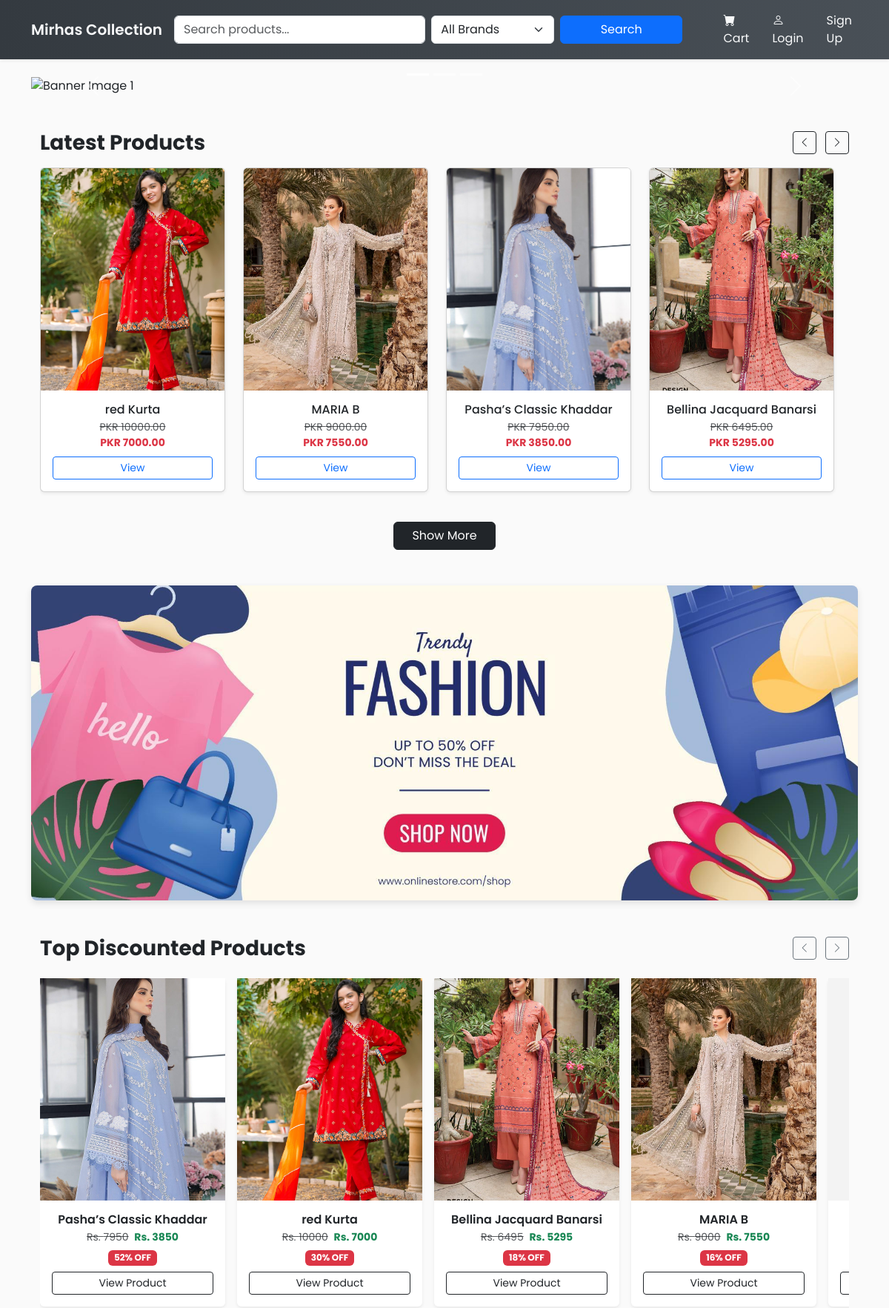
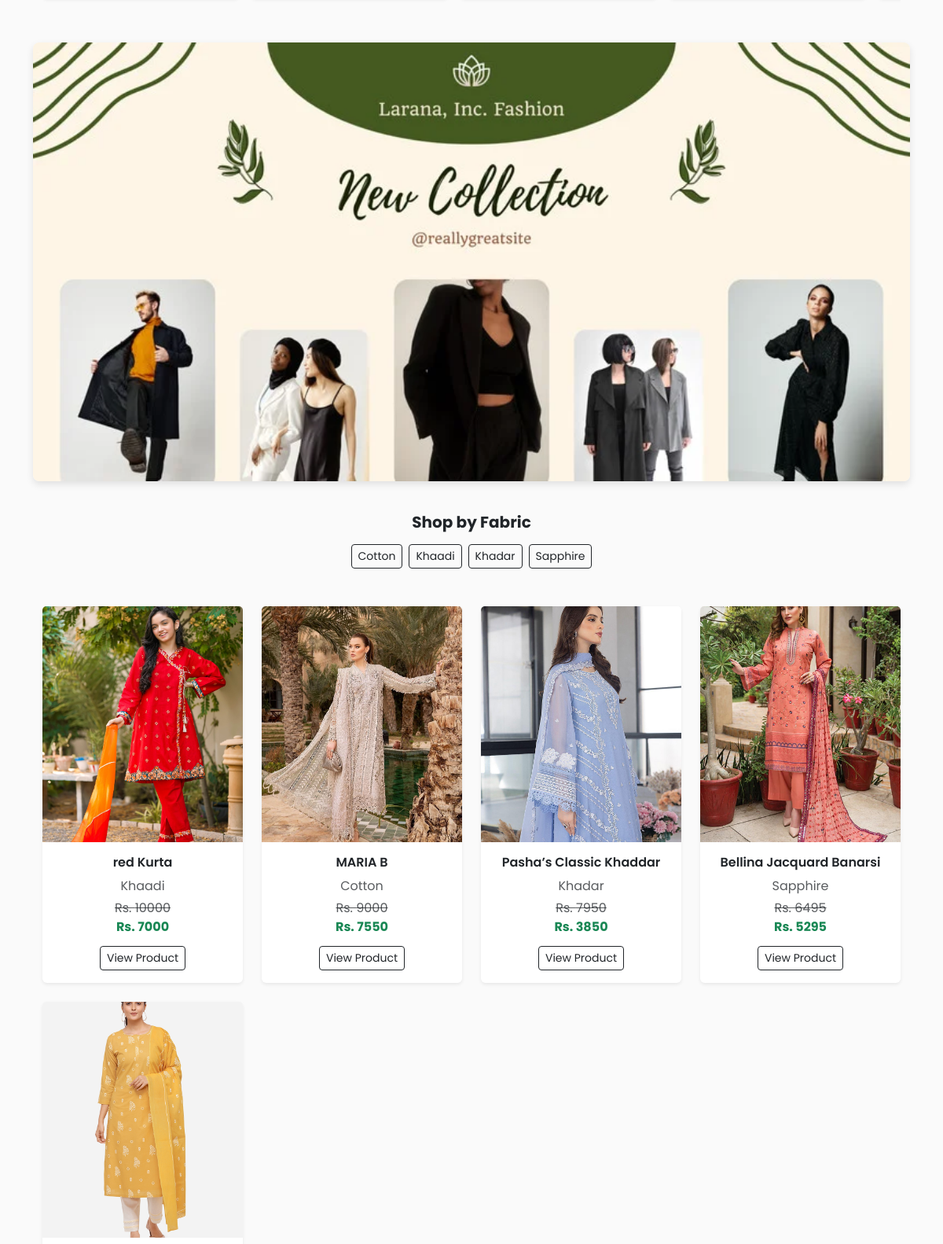
The page / (upper part) on the database its author committed (2 pictures, top to bottom).
### store/models.py (models this page shows, shortened)
class Product(models.Model):
    PRODUCT_TYPE_CHOICES = [
        ("stitched", "Stitched"),
        ("unstitched", "Unstitched"),
    ]
    PIECE_TYPE_CHOICES = [
        ("2-piece", "2 Piece"),
        ("3-piece", "3 Piece"),
    ]
    name = models.CharField(max_length=200)
    product_code = models.CharField(
        max_length=30,
        unique=True,
        editable=False,
        blank=True,
        help_text="Auto-generated unique SKU"
    )
    slug = models.SlugField(max_length=220, unique=True, blank=True)
    description = models.TextField(blank=True)
    about_product = models.TextField(blank=True, help_text="Detailed description for 'About the Product'")
    disclaimer = models.TextField(blank=True, help_text="Disclaimer for product")
    price = models.DecimalField(max_digits=10, decimal_places=2)
    discount_price = models.DecimalField(max_digits=10, decimal_places=2, null=True, blank=True)
    percentage_price = models.DecimalField(
        max_digits=5, decimal_places=2, null=True, blank=True,
        help_text="Stores the discount percentage (auto-calculated)"
    )
    product_type = models.CharField(max_length=20, choices=PRODUCT_TYPE_CHOICES, default="unstitched")
    piece_type = models.CharField(max_length=20, choices=PIECE_TYPE_CHOICES, default="3-piece")
    category = models.ForeignKey("Category", on_delete=models.SET_NULL, null=True, blank=True)
    fabric = models.CharField(max_length=100, blank=True, help_text="e.g. Lawn, Cotton, Silk")
    color = models.CharField(max_length=100, blank=True)
    sizes = models.CharField(max_length=100, blank=True, help_text="Comma-separated sizes e.g. S,M,L,XL")
    stock = models.PositiveIntegerField(default=0)
    is_active = models.BooleanField(default=True)
    image1 = models.ImageField(upload_to="products/", blank=True, null=True)
    image2 = models.ImageField(upload_to="products/", blank=True, null=True)
    delivery_nationwide = models.CharField(max_length=100, default="2-3 working days nationwide")
    delivery_international = models.CharField(max_length=100, default="International Dileveries are not currently avaiable")
    created_at = models.DateTimeField(auto_now_add=True)
    class Meta:
        ordering = ['-created_at']

### store/views.py (the view)
# urls.py: path('', views.ProductListView.as_view(), name='product_list'),
class ProductListView(ListView):
    model = Product
    template_name = 'store/product_list.html'
    context_object_name = 'products'
    paginate_by = 8
    def get_queryset(self):
        queryset = Product.objects.filter(is_active=True)
        query = self.request.GET.get('q')
        if query:
            queryset = queryset.filter(
                Q(name__icontains=query) | Q(description__icontains=query)
            )
        category_slug = self.request.GET.get('category')
        if category_slug:
            queryset = queryset.filter(category__slug=category_slug)
        fabric = self.request.GET.get('fabric')
        if fabric:
            queryset = queryset.filter(fabric__iexact=fabric)
        return queryset
    def get_context_data(self, **kwargs):
        context = super().get_context_data(**kwargs)
        context['categories'] = Category.objects.all()
        fabrics = (
            Product.objects.filter(is_active=True)
            .exclude(fabric__exact="")
            .values_list('fabric', flat=True)
        )
        unique_fabrics = sorted(set(f.strip().title() for f in fabrics if f))
        context['fabrics'] = unique_fabrics
        context['selected_fabric'] = self.request.GET.get('fabric')
        context['discounted_products'] = (
            Product.objects.filter(is_active=True, stock__gt=0, percentage_price__gt=0)
            .order_by('-percentage_price')[:10]
        )
        return context

### store/templates/store/product_list.html (shortened to what this page needs)
{% extends 'base.html' %}
{% block content %}
<div id="bannerCarousel" class="carousel slide carousel-fade" data-bs-ride="carousel">
    <div class="carousel-indicators">
        <button type="button" data-bs-target="#bannerCarousel" data-bs-slide-to="0" class="active" aria-current="true" aria-label="Slide 1"></button>
        <button type="button" data-bs-target="#bannerCarousel" data-bs-slide-to="1" aria-label="Slide 2"></button>
        <button type="button" data-bs-target="#bannerCarousel" data-bs-slide-to="2" aria-label="Slide 3"></button>
    </div>
    <div class="carousel-inner">
        <div class="carousel-item active" data-bs-interval="3000">
            <img src="/media/banner.png" class="d-block w-100" alt="Banner Image 1" style="max-height: 400px; object-fit: cover;">
        </div>
    </div>
    <button class="carousel-control-prev" type="button" data-bs-target="#bannerCarousel" data-bs-slide="prev">
        <span class="carousel-control-prev-icon" aria-hidden="true"></span>
    </button>
    <button class="carousel-control-next" type="button" data-bs-target="#bannerCarousel" data-bs-slide="next">
        <span class="carousel-control-next-icon" aria-hidden="true"></span>
    </button>
</div>
<div class="container my-5">
  <div class="d-flex justify-content-between align-items-center mb-3">
    <h3 class="fw-bold mb-0">Latest Products</h3>
    <div>
      <button class="btn btn-outline-dark btn-sm me-2" id="scrollLeft"><i class="bi bi-chevron-left"></i></button>
      <button class="btn btn-outline-dark btn-sm" id="scrollRight"><i class="bi bi-chevron-right"></i></button>
    </div>
  </div>
  <div class="scroll-container d-flex overflow-auto gap-4 pb-3" id="productScroll" style="scroll-behavior: smooth;">
    {% for product in products %}
    <div class="card shadow-sm flex-shrink-0 product-card" style="width: 250px; display: none;">
      {% if product.image1 %}
      <div class="card-img-top d-flex align-items-center justify-content-center bg-light overflow-hidden position-relative" style="height: 300px;">
          <img src="{{ product.image1.url }}" alt="{{ product.name }}" class="product-image main-image w-100 h-100 object-fit-cover">
      </div>
      {% else %}
      <div class="card-img-top d-flex align-items-center justify-content-center bg-light" style="height: 300px;">
          <span class="text-muted">No Image</span>
      </div>
      {% endif %}
      <div class="card-body d-flex flex-column text-center">
        <h6 class="card-title text-truncate mb-1" title="{{ product.name }}">{{ product.name }}</h6>
        <p class="mb-2 small">
          {% if product.discount_price %}
            <span class="text-muted text-decoration-line-through">PKR {{ product.price }}</span><br>
            <span class="text-danger fw-bold">PKR {{ product.discount_price }}</span>
          {% else %}
            <span class="fw-bold">PKR {{ product.price }}</span>
          {% endif %}
        </p>
        <a href="{% url 'product_detail' product.slug %}" class="btn btn-sm btn-outline-primary mt-auto w-100">View</a>
      </div>
    </div>
    {% empty %}
      <p class="text-center w-100">No products found.</p>
    {% endfor %}
  </div>
  {% if products %}
  <div class="text-center mt-4">
    <button id="showMoreBtn" class="btn btn-dark px-4">Show More</button>
  </div>
  {% endif %}
</div>
<div class="banner-container">
    <img src="/media/banner4.png" alt="Banner Image">
</div>
{% if discounted_products %}
<div class="container my-5">
  <div class="d-flex justify-content-between align-items-center mb-4">
    <h3 class="fw-bold mb-0">Top Discounted Products</h3>
    <div>
      <button class="btn btn-outline-secondary btn-sm me-2" id="scrollLeft">
        <i class="bi bi-chevron-left"></i>
      </button>
      <button class="btn btn-outline-secondary btn-sm" id="scrollRight">
        <i class="bi bi-chevron-right"></i>
      </button>
    </div>
  </div>
  <div class="d-flex overflow-auto gap-3 pb-2" id="discountScroll">
    {% for product in discounted_products %}
    <div class="card border-0 shadow-sm" style="min-width: 250px; flex: 0 0 auto;">
      <div class="position-relative overflow-hidden" style="height: 300px;">
        {% if product.image1 %}
          <img src="{{ product.image1.url }}" class="w-100 h-100 object-fit-cover" alt="{{ product.name }}">
        {% else %}
          <img src="/media/products/no-image.png" class="w-100 h-100 object-fit-cover" alt="No image">
        {% endif %}
      </div>
      <div class="card-body text-center">
        <h6 class="fw-semibold text-truncate mb-1">{{ product.name }}</h6>
        <p class="text-muted mb-1 small">
          <del>Rs. {{ product.price|floatformat:0 }}</del>
          <span class="text-success fw-bold ms-1">
            Rs. {{ product.discount_price|floatformat:0 }}
          </span>
        </p>
        {% if product.percentage_price %}
          <span class="badge bg-danger">{{ product.percentage_price|floatformat:0 }}% OFF</span>
        {% endif %}
        <a href="{% url 'product_detail' product.slug %}" class="btn btn-outline-dark btn-sm w-100 mt-2">
          View Product
        </a>
      </div>
    </div>
    {% endfor %}
  </div>
</div>
{% else %}
  <p class="text-center my-5 text-muted">No discounted products available.</p>
{% endif %}
<div class="banner-container">
    <img src="/media/banner5.png" alt="Banner Image">
</div>
<div class="container my-4 text-center">
  <h5 class="fw-bold mb-3">Shop by Fabric</h5>
  <div class="d-flex flex-wrap justify-content-center gap-2">
    {% for fabric in fabrics %}
      <a href="?fabric={{ fabric }}"
         class="btn btn-outline-dark btn-sm {% if selected_fabric == fabric %}active{% endif %}">
        {{ fabric|title }}
      </a>
    {% endfor %}
  </div>
</div>
<div class="container my-5">
  <div class="row g-4">
    {% for product in products %}
      <div class="col-md-3 col-sm-6">
        <div class="card border-0 shadow-sm h-100">
          {% if product.image1 %}
            <img src="{{ product.image1.url }}"
                 class="card-img-top"
                 style="height: 300px; object-fit: cover;"
                 alt="{{ product.name }}">
          {% else %}
            <img src="/media/products/no-image.png"
                 class="card-img-top"
                 style="height: 300px; object-fit: cover;"
                 alt="No image">
          {% endif %}
          <div class="card-body text-center">
            <h6 class="fw-semibold text-truncate" title="{{ product.name }}">
              {{ product.name }}
            </h6>
            <p class="text-muted mb-1">{{ product.fabric|title }}</p>
            {% if product.discount_price %}
              <p class="mb-1">
                <del class="text-muted">Rs. {{ product.price|floatformat:0 }}</del><br>
                <span class="fw-bold text-success">Rs. {{ product.discount_price|floatformat:0 }}</span>
              </p>
            {% else %}
              <p class="fw-bold text-dark">Rs. {{ product.price|floatformat:0 }}</p>
            {% endif %}
            <a href="{% url 'product_detail' product.slug %}"
               class="btn btn-outline-dark btn-sm mt-2">
              View Product
            </a>
          </div>
        </div>
      </div>
    {% empty %}
      <p class="text-center">No products available for this fabric.</p>
    {% endfor %}
  </div>
</div>
{% endblock %}

### templates/base.html (style rules this page uses)
body { font-family: 'Poppins', sans-serif; display: flex; flex-direction: column; min-height: 100vh; background-color: #fafafa; }

### store/templates/store/product_list.html (style rules this page uses)
.product-image { transition: transform 0.4s ease, opacity 0.4s ease; height: 100%; width: auto; object-fit: cover; }
.card-img-top { overflow: hidden; cursor: pointer; }
.banner-container { width: 100%; max-width: 1200px; margin: 40px auto; overflow: hidden; border-radius: 8px; box-shadow: 0 4px 10px rgba(0,0,0,0.1); }
.banner-container img { width: 100%; height: auto; display: block; }

### rows shown on the page
Product: image1 (picture), name "red Kurta", price "10000.00", discount_price "7000.00", price "10000", discount_price "7000", percentage_price "30", fabric "Khaadi"
Product: image1 (picture), name "MARIA B", price "9000.00", discount_price "7550.00", price "9000", discount_price "7550", percentage_price "16", fabric "Cotton"
Product: image1 (picture), name "Pasha’s Classic Khaddar", price "7950.00", discount_price "3850.00", price "7950", discount_price "3850", percentage_price "52", fabric "Khadar"
Product: image1 (picture), name "Bellina Jacquard Banarsi", price "6495.00", discount_price "5295.00", price "6495", discount_price "5295", percentage_price "18", fabric "Sapphire"
Product: image1 (picture)

### other values the page prints
{{ fabric|title }} "Cotton" "Khaadi" "Khadar" "Sapphire"
